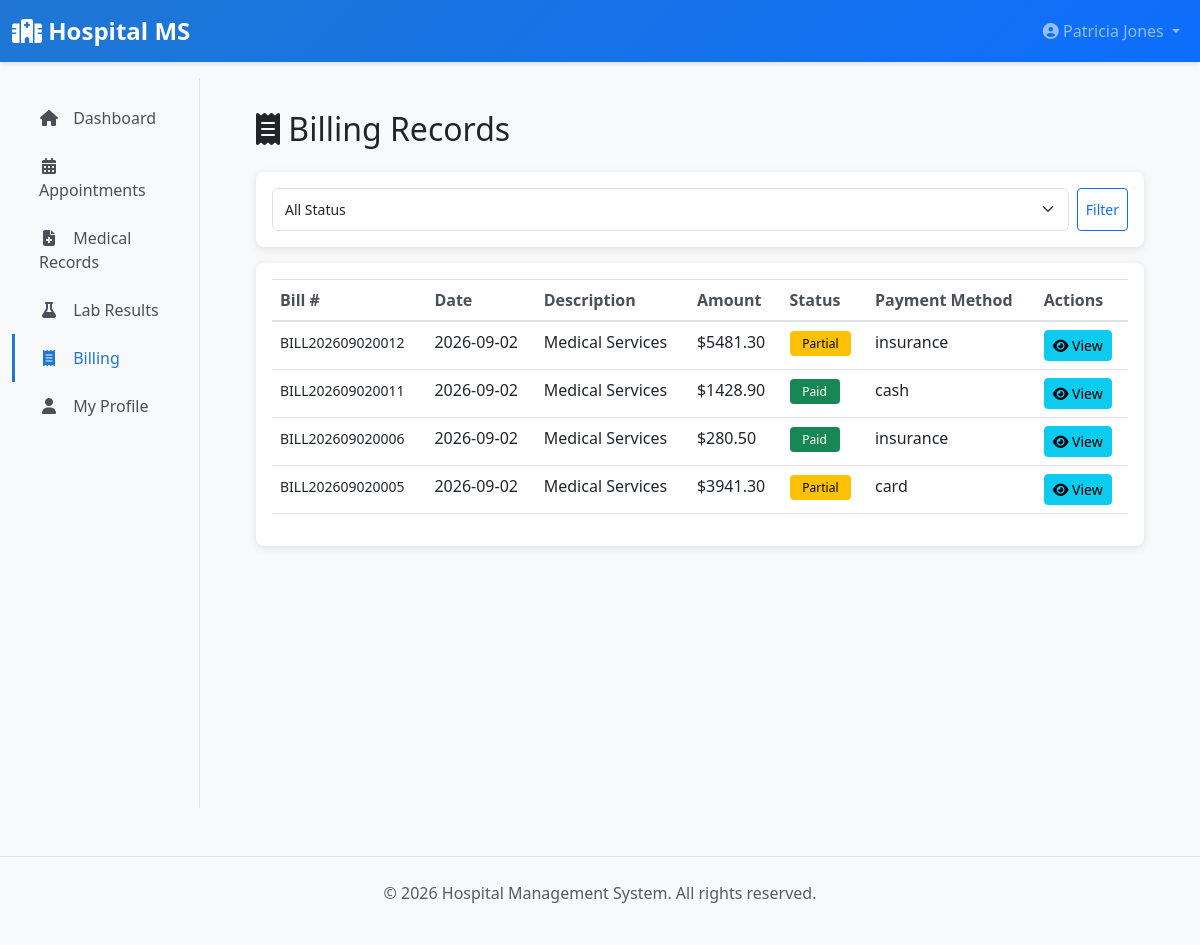
The app's page /patient/billing (signed in) with its own data.
### app/models/__init__.py (models this page shows, shortened)
class User(UserMixin, db.Model):
    __tablename__ = 'users'
    id = db.Column(db.Integer, primary_key=True)
    username = db.Column(db.String(80), unique=True, nullable=False, index=True)
    email = db.Column(db.String(120), unique=True, nullable=False, index=True)
    password_hash = db.Column(db.String(255), nullable=False)
    first_name = db.Column(db.String(80))
    last_name = db.Column(db.String(80))
    phone = db.Column(db.String(20))
    role = db.Column(db.Enum(UserRole), nullable=False, default=UserRole.PATIENT)
    is_active = db.Column(db.Boolean, default=True)
    created_at = db.Column(db.DateTime, default=datetime.utcnow)
    updated_at = db.Column(db.DateTime, default=datetime.utcnow, onupdate=datetime.utcnow)
    patient = db.relationship('Patient', uselist=False, back_populates='user', foreign_keys='Patient.user_id', cascade='all, delete-orphan', passive_deletes=True)
    doctor = db.relationship('Doctor', uselist=False, back_populates='user', foreign_keys='Doctor.user_id', cascade='all, delete-orphan', passive_deletes=True)
    lab_staff = db.relationship('LabStaff', uselist=False, back_populates='user', foreign_keys='LabStaff.user_id', cascade='all, delete-orphan', passive_deletes=True)
    def get_full_name(self):
        return f"{self.first_name} {self.last_name}".strip()

class BillingRecord(db.Model):
    __tablename__ = 'billing_records'
    id = db.Column(db.Integer, primary_key=True)
    patient_id = db.Column(db.Integer, db.ForeignKey('patients.id'), nullable=False)
    bill_number = db.Column(db.String(30), unique=True, nullable=False)
    description = db.Column(db.Text)
    amount = db.Column(db.Float, nullable=False)
    tax = db.Column(db.Float, default=0.0)
    total_amount = db.Column(db.Float, nullable=False)
    payment_status = db.Column(db.String(20), default='pending')  # pending, paid, partial
    payment_date = db.Column(db.DateTime)
    payment_method = db.Column(db.String(50))  # cash, card, cheque, insurance
    bill_date = db.Column(db.DateTime, default=datetime.utcnow)
    notes = db.Column(db.Text)
    created_at = db.Column(db.DateTime, default=datetime.utcnow)
    patient = db.relationship('Patient', back_populates='billing_records')

### app/blueprints/patient.py (the view)
@patient_bp.route('/billing')
@login_required
@patient_required
def billing():
    patient = current_user.patient
    page = request.args.get('page', 1, type=int)
    status_filter = request.args.get('status', 'all')
    query = BillingRecord.query.filter_by(patient_id=patient.id)
    if status_filter != 'all':
        query = query.filter_by(payment_status=status_filter)
    bills = query.order_by(
        BillingRecord.created_at.desc()
    ).paginate(page=page, per_page=10)
    return render_template('patient/billing.html', bills=bills, status_filter=status_filter)

### app/blueprints/patient.py (called while the page is built)
def patient_required(f):
    @wraps(f)
    def decorated_function(*args, **kwargs):
        if not current_user.is_authenticated or current_user.role != UserRole.PATIENT:
            flash('You do not have permission to access this page.', 'danger')
            return redirect(url_for('main.dashboard'))
        return f(*args, **kwargs)
    return decorated_function

### app/templates/patient/billing.html (shortened to what this page needs)
{% extends "layouts/base.html" %}
{% block content %}
<h2 class="mb-4"><i class="fas fa-receipt"></i> Billing Records</h2>
<div class="card mb-3">
    <div class="card-body">
        <form method="GET" class="d-flex gap-2">
            <select name="status" class="form-select form-select-sm">
                <option value="all" {% if status_filter == 'all' %}selected{% endif %}>All Status</option>
            </select>
            <button type="submit" class="btn btn-sm btn-outline-primary">Filter</button>
        </form>
    </div>
</div>
<div class="card">
    <div class="card-body">
        {% if bills.items %}
        <div class="table-responsive">
            <table class="table table-hover">
                <thead>
                    <tr>
                        <th>Bill #</th>
                        <th>Date</th>
                        <th>Description</th>
                        <th>Amount</th>
                        <th>Status</th>
                        <th>Payment Method</th>
                        <th>Actions</th>
                    </tr>
                </thead>
                <tbody>
                    {% for bill in bills.items %}
                    <tr>
                        <td><small>{{ bill.bill_number }}</small></td>
                        <td>{{ bill.bill_date.strftime('%Y-%m-%d') }}</td>
                        <td>{{ bill.description }}</td>
                        <td>${{ "%.2f"|format(bill.total_amount) }}</td>
                        <td>
                            {% if bill.payment_status == 'paid' %}
                                <span class="badge badge-success">Paid</span>
                            {% elif bill.payment_status == 'partial' %}
                                <span class="badge badge-warning">Partial</span>
                            {% else %}
                                <span class="badge badge-danger">Pending</span>
                            {% endif %}
                        </td>
                        <td>{{ bill.payment_method or '-' }}</td>
                        <td>
                            <a href="{{ url_for('patient.view_bill', bill_id=bill.id) }}" class="btn btn-sm btn-info">
                                <i class="fas fa-eye"></i> View
                            </a>
                        </td>
                    </tr>
                    {% endfor %}
                </tbody>
            </table>
        </div>
        {% else %}
        <p class="text-muted text-center my-3">No billing records.</p>
        {% endif %}
    </div>
</div>
{% endblock %}

### app/templates/layouts/base.html (shortened to what this page needs)
<!DOCTYPE html>
<html lang="en">
<head>
    <link href="https://cdnjs.cloudflare.com/ajax/libs/bootstrap/5.3.0/css/bootstrap.min.css" rel="stylesheet">
    <link href="https://cdnjs.cloudflare.com/ajax/libs/font-awesome/6.4.0/css/all.min.css" rel="stylesheet">
</head>
<body>
    <nav class="navbar navbar-expand-lg navbar-dark sticky-top">
        <div class="container-fluid">
            <a class="navbar-brand" href="{{ url_for('main.dashboard') }}">
                <i class="fas fa-hospital"></i> Hospital MS
            </a>
            <div class="collapse navbar-collapse" id="navbarNav">
                <ul class="navbar-nav ms-auto">
                    {% if current_user.is_authenticated %}
                        <li class="nav-item dropdown">
                            <a class="nav-link dropdown-toggle" href="#" id="userDropdown" role="button" data-bs-toggle="dropdown">
                                <i class="fas fa-user-circle"></i> {{ current_user.get_full_name() or current_user.username }}
                            </a>
                        </li>
                    {% else %}
                        <li class="nav-item">
                            <a class="nav-link" href="{{ url_for('auth.login') }}">Login</a>
                        </li>
                    {% endif %}
                </ul>
            </div>
        </div>
    </nav>
    {% if current_user.is_authenticated %}
        <div class="container-fluid">
            <div class="row">
                <nav class="col-md-3 col-lg-2 d-md-block bg-light sidebar">
                    <div class="position-sticky pt-3">
                        <ul class="nav flex-column">
                            {% if current_user.role.value == 'admin' %}
                                <li class="nav-item">
                                    <a class="nav-link {% if request.endpoint == 'admin.dashboard' %}active{% endif %}" href="{{ url_for('admin.dashboard') }}">
                                        <i class="fas fa-home"></i> Dashboard
                                    </a>
                                </li>
                                <li class="nav-item">
                                    <a class="nav-link {% if request.endpoint in ['admin.users_list', 'admin.create_user', 'admin.edit_user'] %}active{% endif %}" href="{{ url_for('admin.users_list') }}">
                                        <i class="fas fa-users"></i> Users
                                    </a>
                                </li>
                                <li class="nav-item">
                                    <a class="nav-link {% if request.endpoint in ['admin.doctors_list', 'admin.edit_doctor'] %}active{% endif %}" href="{{ url_for('admin.doctors_list') }}">
                                        <i class="fas fa-user-md"></i> Doctors
                                    </a>
                                </li>
                                <li class="nav-item">
                                    <a class="nav-link {% if request.endpoint in ['admin.beds_list', 'admin.create_bed'] %}active{% endif %}" href="{{ url_for('admin.beds_list') }}">
                                        <i class="fas fa-bed"></i> Beds
                                    </a>
                                </li>
                                <li class="nav-item">
                                    <a class="nav-link {% if request.endpoint in ['admin.departments_list', 'admin.create_department'] %}active{% endif %}" href="{{ url_for('admin.departments_list') }}">
                                        <i class="fas fa-sitemap"></i> Departments
                                    </a>
                                </li>
                                <li class="nav-item">
                                    <a class="nav-link {% if request.endpoint in ['admin.insurances_list', 'admin.create_insurance'] %}active{% endif %}" href="{{ url_for('admin.insurances_list') }}">
                                        <i class="fas fa-hand-holding-medical"></i> Insurances
                                    </a>
                                </li>
                                <li class="nav-item">
                                    <a class="nav-link {% if request.endpoint == 'admin.audit_logs' %}active{% endif %}" href="{{ url_for('admin.audit_logs') }}">
                                        <i class="fas fa-history"></i> Audit Logs
                                    </a>
                                </li>
                                <li class="nav-item">
                                    <a class="nav-link {% if request.endpoint in ['admin.lab_tests_list', 'admin.create_lab_test'] %}active{% endif %}" href="{{ url_for('admin.lab_tests_list') }}">
                                        <i class="fas fa-flask"></i> Lab Tests
                                    </a>
                                </li>
                                <li class="nav-item">
                                    <a class="nav-link {% if request.endpoint == 'admin.reports' %}active{% endif %}" href="{{ url_for('admin.reports') }}">
                                        <i class="fas fa-chart-bar"></i> Reports
                                    </a>
                                </li>
                            {% else %}
                                <li class="nav-item">
                                    <a class="nav-link {% if request.endpoint == 'patient.dashboard' %}active{% endif %}" href="{{ url_for('patient.dashboard') }}">
                                        <i class="fas fa-home"></i> Dashboard
                                    </a>
                                </li>
                                <li class="nav-item">
                                    <a class="nav-link {% if request.endpoint in ['patient.appointments', 'patient.view_appointment'] %}active{% endif %}" href="{{ url_for('patient.appointments') }}">
                                        <i class="fas fa-calendar-alt"></i> Appointments
                                    </a>
                                </li>
                                <li class="nav-item">
                                    <a class="nav-link {% if request.endpoint in ['patient.medical_records', 'patient.view_medical_record'] %}active{% endif %}" href="{{ url_for('patient.medical_records') }}">
                                        <i class="fas fa-file-medical"></i> Medical Records
                                    </a>
                                </li>
                                <li class="nav-item">
                                    <a class="nav-link {% if request.endpoint in ['patient.lab_results', 'patient.view_lab_result'] %}active{% endif %}" href="{{ url_for('patient.lab_results') }}">
                                        <i class="fas fa-flask"></i> Lab Results
                                    </a>
                                </li>
                                <li class="nav-item">
                                    <a class="nav-link {% if request.endpoint in ['patient.billing', 'patient.view_bill'] %}active{% endif %}" href="{{ url_for('patient.billing') }}">
                                        <i class="fas fa-receipt"></i> Billing
                                    </a>
                                </li>
                                <li class="nav-item">
                                    <a class="nav-link {% if request.endpoint in ['patient.profile', 'patient.edit_profile'] %}active{% endif %}" href="{{ url_for('patient.profile') }}">
                                        <i class="fas fa-user"></i> My Profile
                                    </a>
                                </li>
                            {% endif %}
                        </ul>
                    </div>
                </nav>
                <main class="col-md-9 ms-sm-auto col-lg-10 px-md-4">
                    <div class="main-content">
                        {% block content %}{% endblock %}
                    </div>
                </main>
            </div>
        </div>
    {% else %}
        <div style="min-height: calc(100vh - 70px); padding: 2rem;">
            {% block auth_content %}{% endblock %}
        </div>
    {% endif %}
    <footer class="bg-light py-4 mt-5 border-top">
        <div class="container text-center text-muted">
            <p>&copy; 2026 Hospital Management System. All rights reserved.</p>
        </div>
    </footer>
</body>
</html>

### app/templates/layouts/base.html (style rules this page uses)
:root { --primary-color: #1f77d2; --secondary-color: #0d6efd; --danger-color: #dc3545; }
body { background-color: #f8f9fa; font-family: 'Segoe UI', Tahoma, Geneva, Verdana, sans-serif; }
.navbar { background: linear-gradient(135deg, var(--primary-color) 0%, var(--secondary-color) 100%); box-shadow: 0 2px 4px rgba(0,0,0,0.1); }
.navbar-brand { font-weight: 700; font-size: 1.5rem; color: white !important; }
.sidebar { background-color: #fff; min-height: calc(100vh - 70px); border-right: 1px solid #dee2e6; }
.sidebar .nav-link { color: #495057; border-left: 3px solid transparent; padding: 0.75rem 1.5rem; transition: all 0.3s ease; }
.sidebar .nav-link:hover, .sidebar .nav-link.active { color: var(--primary-color); background-color: #f8f9fa; border-left-color: var(--primary-color); }
.sidebar .nav-link i { width: 20px; text-align: center; margin-right: 10px; }
.main-content { padding: 2rem; }
.card { border: 0; box-shadow: 0 2px 8px rgba(0,0,0,0.1); border-radius: 8px; margin-bottom: 1.5rem; }
.badge { padding: 0.4rem 0.8rem; border-radius: 4px; font-weight: 500; }
.badge-success { background-color: #198754; }
.badge-warning { background-color: #ffc107; color: #000; }
.form-control, .form-select { border-radius: 6px; border: 1px solid #dee2e6; padding: 0.6rem 0.75rem; }
.table { background-color: #fff; }
.table thead { background-color: #f8f9fa; border-top: 1px solid #dee2e6; }
.table thead th { color: #495057; font-weight: 600; border-bottom: 2px solid #dee2e6; }

### records on screen
User: first_name+last_name "Patricia Jones"
BillingRecord: bill_number "BILL202609020012", bill_date "2026-09-02", description "Medical Services", total_amount "5481.30", payment_status "Partial", payment_method "insurance"
BillingRecord: bill_number "BILL202609020011", bill_date "2026-09-02", description "Medical Services", total_amount "1428.90", payment_status "Paid", payment_method "cash"
BillingRecord: bill_number "BILL202609020006", bill_date "2026-09-02", description "Medical Services", total_amount "280.50", payment_status "Paid", payment_method "insurance"
BillingRecord: bill_number "BILL202609020005", bill_date "2026-09-02", description "Medical Services", total_amount "3941.30", payment_status "Partial", payment_method "card"
